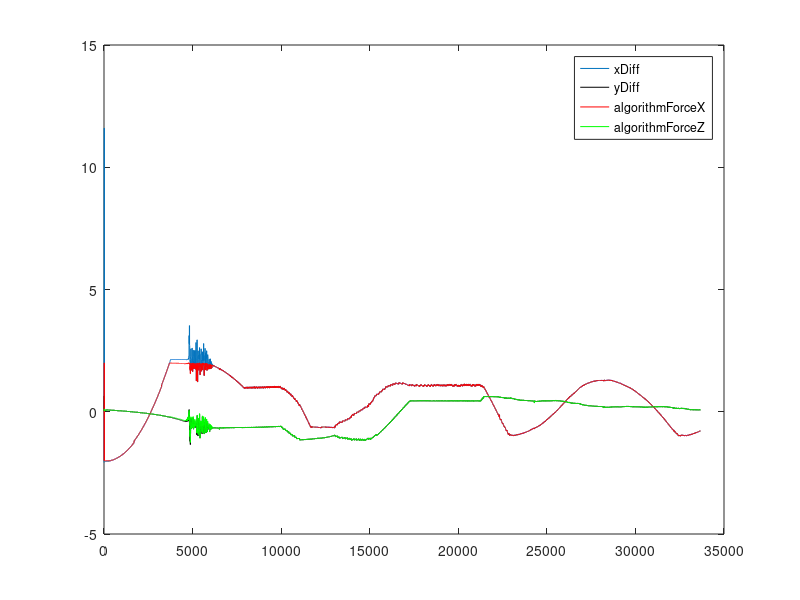

Source code (MATLAB):
clear ; close all; clc
data = load('onur2.txt');
x = data(:,1); y = data(:,2); z = data(:,3); t= data(:,4); 
plot(x);
hold on;
plot(y,'black');
plot(z,'red');
plot(t,'green');

legend('xDiff','yDiff','algorithmForceX','algorithmForceZ');
